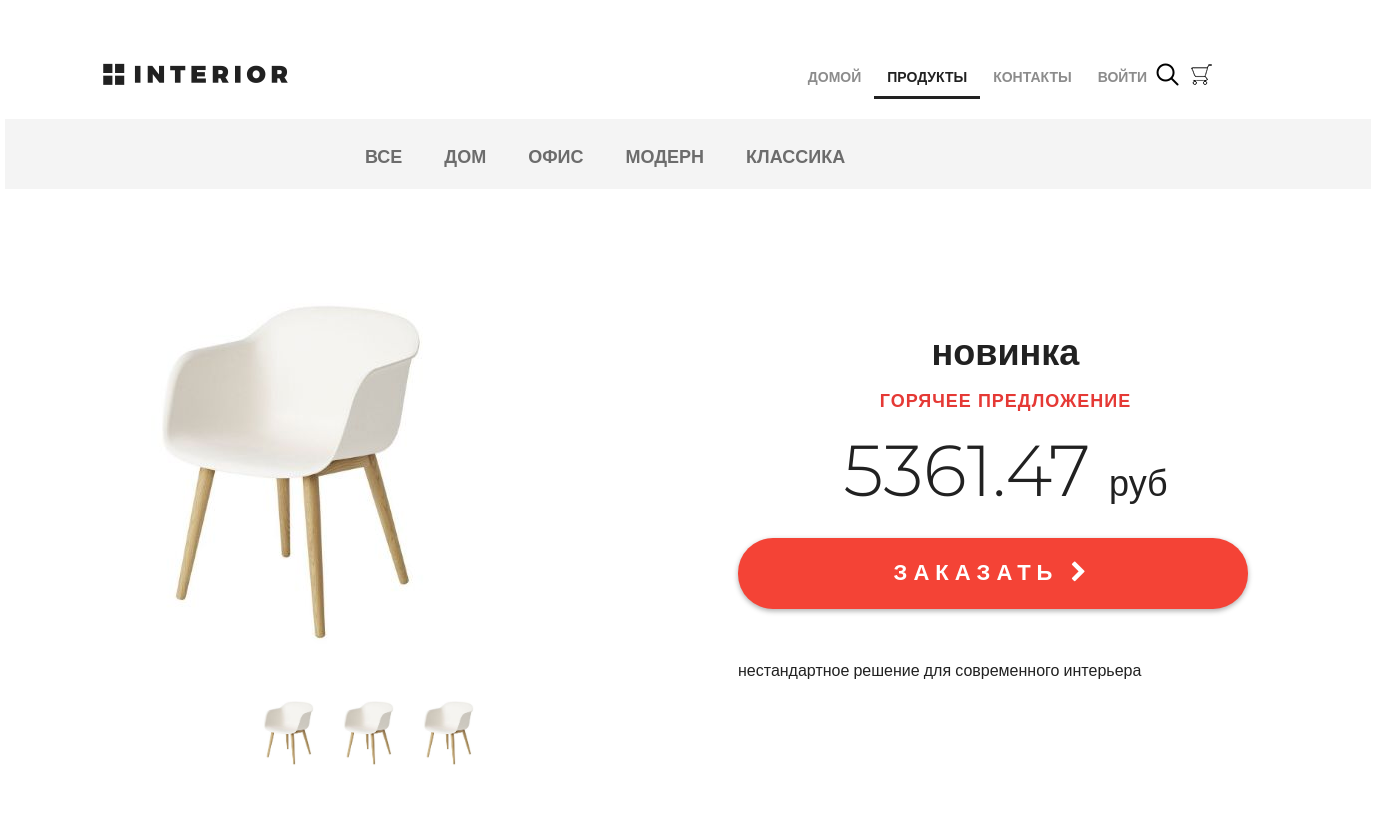
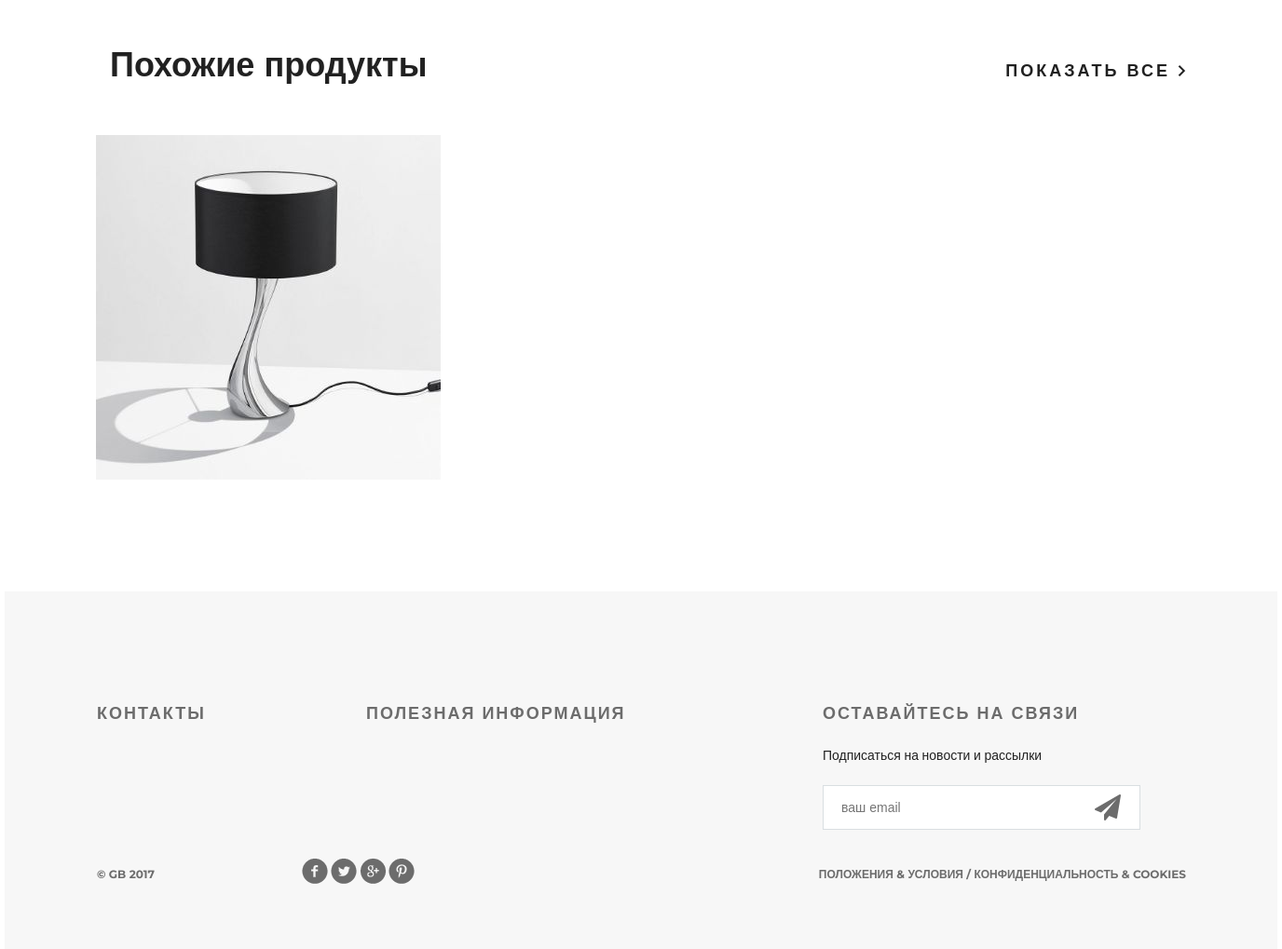
Screenshot of /products/ with the database file from the repository (2 pictures, top to bottom).
### mainapp/models.py (models this page shows, shortened)
class ProductCategory(models.Model):
    name = models.CharField(verbose_name='имя', max_length=64, unique=True)
    description = models.TextField(verbose_name='описание', blank=True)
    is_active = models.BooleanField(verbose_name='активна', default=True)

class Product(models.Model):
    category = models.ForeignKey(ProductCategory, on_delete=models.CASCADE)
    name = models.CharField(verbose_name='имя продукта', max_length=128)
    image = models.ImageField(upload_to='product_images', blank=True)
    short_desc = models.CharField(verbose_name='краткое описание продукта', max_length=60, blank=True)
    description = models.TextField(verbose_name='описание продукта', blank=True)
    price = models.DecimalField(verbose_name='цена продукта', max_digits=8, decimal_places=2, default=0)
    quantity = models.PositiveIntegerField(verbose_name='количество на складе', default=0)

### mainapp/views.py (the view, shortened to what this page needs)
# urls.py: path('products/', include('mainapp.urls', namespace='products')),
def products(request, pk=None):
    title = 'продукты'
    links_categories_menu = ProductCategory.objects.all()
    basket = get_basket(request.user)
    if request.user.is_authenticated:
        basket = Basket.objects.filter(user=request.user)
    hot_product = get_hot_product()
    same_products = get_same_products(hot_product)
    content = {
        'title': title,
        'hot_product': hot_product,
        'same_products': same_products,
        'links_categories_menu': links_categories_menu,
        'links_menu': links_menu,
        'basket': basket,
    }
    return render(request, 'mainapp/products.html', content)

### mainapp/views.py (called while the page is built)
def get_basket(user):
    if user.is_authenticated:
        return Basket.objects.filter(user=user)
    else:
        return []

def get_hot_product():
    products = Product.objects.all()
    return random.sample(list(products), 1)[0]

def get_same_products(hot_product):
    same_products = Product.objects.filter(category=hot_product.category).exclude(pk=hot_product.pk)[:3]
    return same_products

### mainapp/templates/mainapp/products.html (shortened to what this page needs)
{% extends 'mainapp/base.html' %}
{% load static %}
    {% block menu %}
		<div class="hero-white">
			<div class="header clearfix">
                {% include 'mainapp/includes/inc_main_menu.html' %}
			</div>
		</div>
    {% endblock %}
    {% block content %}
		<div class="details">
			<div class="links clearfix">
				{% include 'mainapp/includes/inc_categories_menu.html' %}
			</div>
            <div class="details-products">
                <div class="details-slider">
                    <div class="slider-product">
                      <img src="/media/{{ hot_product.image }}">
                    </div>
                    <div class="slider-control">
                      <div class="block">
                        <a href="#"><img src="/media/{{ hot_product.image }}" alt=""></a>
                      </div>
                      <div class="block">
                        <a href="#"><img src="/media/{{ hot_product.image }}" alt=""></a>
                      </div>
                      <div class="block">
                        <a href="#"><img src="/media/{{ hot_product.image }}" alt=""></a>
                      </div>
                    </div>
                  </div>
                  <div class="description">
                    <h3 class="big-bold">{{ hot_product.name }}</h3>
                    <h3 class="red">горячее предложение</h3>
                    <p class="price">{{ hot_product.price }} <span>руб</span></p>
                    <a href="{% url 'products:product' hot_product.pk %}" class="red-button">
                      заказать <i class="fa fa-chevron-right" aria-hidden="true"></i>
                    </a>
                    <div class="description-text">
                      {{ hot_product.description }}
                    </div>
                </div>
            </div>
			<div class="related">
				<div class="title clearfix">
					<h2>Похожие продукты</h2>
					<a class="explore" href="#">показать все <img src="{% static 'img/arrow.png' %}" alt=""></a>
				</div>
				<div class="related-products clearfix">
                {% for product in same_products %}
					<div class="block">
						<a href="{% url 'products:product' product.pk %}"><img src="/media/{{ product.image }}" alt="{{ product.short_desc }}">
						</a>
					</div>
                {% endfor %}
				</div>
			</div>
		</div>
    {% endblock %}

### mainapp/templates/mainapp/includes/inc_categories_menu.html (shortened to what this page needs)
<ul class="links-menu">
  <li>
    <a href="{% url 'products:category' 0 %}"
       class="">
      все
    </a>
  </li>
  {% for link in links_categories_menu %}
    <li>
      <a href="{% url 'products:category' link.pk %}"
         class="">
        {{ link.name }}
      </a>
    </li>
  {% endfor %}
</ul>

### static/css/style.css (style rules this page uses)
* { margin: 0; padding: 0; }
body { font-family: 'Montserrat', sans-serif; }
html, body { height: 100%; }
.slider-control .block a img { width: 70px; }
.clearfix:after { content: ""; display: block; clear: both; }
.explore { text-transform: uppercase; color: #212121; font-size: 18px; font-weight: 700; line-height: 24px; text-align: center; float: right; margin-top: 138px; letter-spacing: 3px; text-decoration: none; }
.big-bold { color: #212121; font-size: 36px; font-weight: 700; text-align: left; margin-bottom: 24px; line-height: 36px; }
.title { height: 152px; margin-right: 15px; }
.title h2 { float: left; margin-top: 118px; color: #212121; font-size: 36px; font-weight: 700; text-align: left; margin-left: 15px; }
.red { text-transform: uppercase; color: #e53935; font-size: 18px; font-weight: 700; text-align: left; letter-spacing: 1px; line-height: 17px; margin-bottom: 22px; }
.hero-white { background-color: #fff; height: 119px; padding-left: 98px; padding-right: 211px; position: relative; }
.links { height: 70px; background-color: #f4f4f4; position: relative; padding-left: 360px; }
.links-menu { margin: 27px auto 0px; position: absolute; }
.links-menu li { float: left; list-style-type: none; padding-right: 42px; }
.links-menu li a { text-decoration: none; color: #6c6c6c; font-size: 18px; font-weight: 700; text-transform: uppercase; }
.details-products { padding-left: 98px; padding-right: 98px; margin-top: 98px; height: 551px; }
.details-slider { width: 570px; float: left; margin-right: 30px; }
.slider-product { width: 570px; height: 400px; }
.slider-control { width: 420px; height: 70px; margin: 11px auto 0px; padding-left: 150px }
.slider-control .block { height: 70px; width: 70px; position: relative; float: left; margin-right: 10px; }
.description { width: 535px; float: right; padding-left: 35px }
.description .big-bold { color: #212121; font-size: 36px; font-weight: 700; text-align: center; margin-top: 47px; margin-bottom: 0px; }
.description .red { text-transform: uppercase; color: #e53935; font-size: 18px; font-weight: 700; text-align: center; letter-spacing: 1px; line-height: 17px; margin-top: 23px; margin-bottom: 36px; }
.description .price { color: #212121; font-size: 72px; font-weight: 300; line-height: 48px; text-align: center; }
.description .price span { color: #212121; font-size: 36px; font-weight: 300; line-height: 48px; text-align: center; }
.red-button { display: block; height: 71px; width: 510px; border-radius: 35px; background-color: #f44336; text-align: center; text-transform: uppercase; text-decoration: none; color: #ffffff; font-size: 22px; font-weight: 700; line-height: 24px; box-shadow: 0px 2px 4.85px 0.15px rgba(33, 33, 33, 0.35); line-height: 70px; letter-spacing: 6px; margin-top: 31px; }
.description-text { margin-top: 50px; color: #212121; font-size: 16px; font-weight: 300; line-height: 24px; text-align: left; }
.related { padding: 0px 98px; }
.related .title { height: 143px; margin-right: 0; }
.related .title h2 { margin-top: 45px; }
.related .title .explore { margin-top: 62px; }
.related-products { margin-bottom: 120px; }
.related-products .block a img { float: left; }
.related-products .block { float: left; margin-right: 30px; display: block; height: 370px; width: 370px; position: relative; }

### rows the page displays
ProductCategory: name "ДОМ"
ProductCategory: name "ОФИС"
ProductCategory: name "МОДЕРН"
ProductCategory: name "КЛАССИКА"
Product: image (picture), name "новинка", price "5361.47", description "нестандартное решение для современного интерьера"
Product: image (picture)

### other values shown
{{ link.name }} "ДОМОЙ" "ПРОДУКТЫ" "КОНТАКТЫ"
